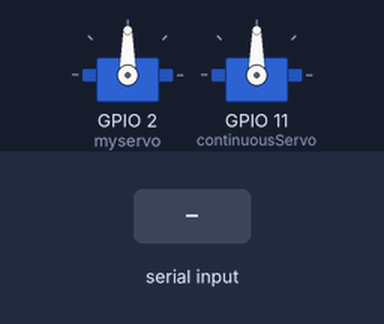
A sketch run on a simulated ESP32. Shown: 2 × servo. The inputs (shaded band) are chosen by the test bench.

Above: at 1.2 s.
1.3 s: "+RCV=\n" received over Serial
At 2.2 s:
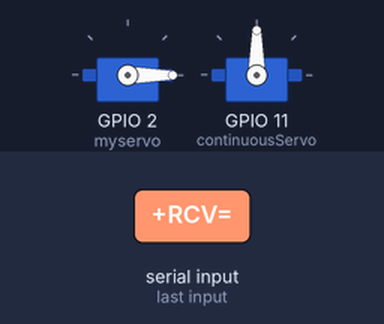
2.8 s: "+RCV=90\n" received over Serial
At 3.3 s:
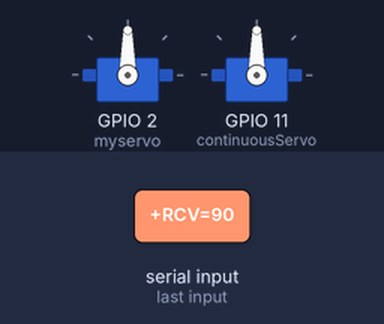
4.3 s: "+RCV=,45\n" received over Serial
At 5.7 s:
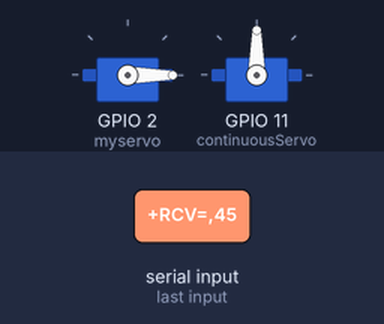
Timing chart, 0 to 7.3 s (numbered marks = the images above; inputs shaded):
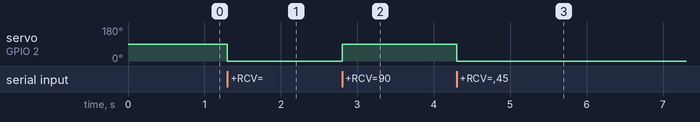

Measured:
- after the input at 1.3 s, servo on GPIO 2 (myservo): 90° → 0° at once
- after the input at 2.8 s, servo on GPIO 2 (myservo): 0° → 90° at once
- after the input at 4.3 s, servo on GPIO 2 (myservo): 90° → 0° at once

The sketch:

DroneCrane.ino
```cpp
#include <SoftwareSerial.h>
#include <ESP32Servo.h> // Include ESP32Servo library

Servo myservo; // Initialize Servo object for standard servo
Servo continuousServo; // Initialize Servo object for continuous servo

void setup() {
  Serial.begin(57600); // Begin serial communication
  myservo.attach(2); // Attach standard servo to GPIO pin 2
  continuousServo.attach(11); // Attach continuous servo to GPIO pin 11
}

void loop() {
  if (Serial.available() > 0) { // Check if data is available to read from serial
    String data = Serial.readStringUntil('\n'); // Read data until newline character

    if (data.startsWith("+RCV=")) { // Check if the line starts with "+RCV="
      data.remove(0, 5); // Remove "+RCV=" from the beginning

      // Parse the data using comma as delimiter
      int comma1 = data.indexOf(','); // Find the first comma
      int comma2 = data.indexOf(',', comma1 + 1); // Find the second comma
      int comma3 = data.indexOf(',', comma2 + 1); // Find the third comma

      // Extract values
      String commandOrAngle = data.substring(comma2 + 1, comma3); // This can be a command or angle
      // String signalInfo = data.substring(comma3 + 1); // Signal info, not used in this code

      // Check if commandOrAngle is a control command for the continuous servo
      if (commandOrAngle == "u") {
        continuousServo.write(0); // Set continuous servo to full speed in one direction
      } else if (commandOrAngle == "s") {
        continuousServo.write(89); // Stop the continuous servo
      } else if (commandOrAngle == "d") {
        continuousServo.write(180); // Set continuous servo to full speed in the opposite direction
      } else {
        // Otherwise, treat commandOrAngle as an angle for the standard servo
        int angle = commandOrAngle.toInt();
        if (angle >= 0 && angle <= 180) { // Ensure the angle is within the valid range
          myservo.write(angle);
        }
      }
    }
  }
}
```
